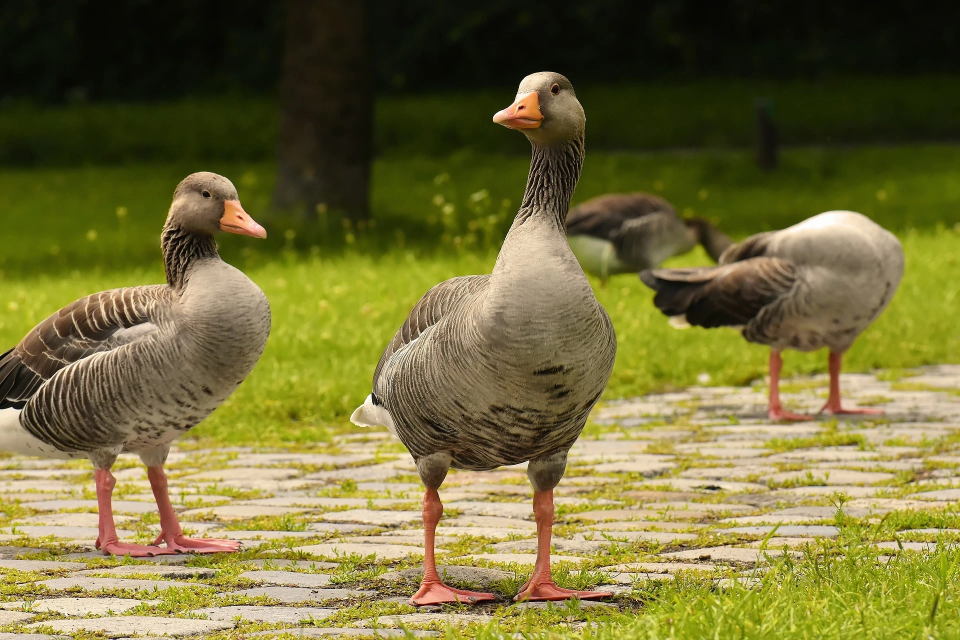
#> input picture assignment_1/src/img/duck.jpg, 1920 x 1280 px (shown at 1/2 size)
$ jupyter execute q3.ipynb
#> lines starting #> are read from the running program, lines starting #| are printed output that depends on the picture
### 1. 그레이스케일 변환

[cell 1]
import cv2
import matplotlib.pyplot as plt

pic1 = cv2.imread('./img/duck.jpg')
#> pic1 is the input picture: shape (1280, 1920, 3); mean B, G, R 56.7, 109.5, 115.7
pic2 = cv2.imread('./img/cat.jpg')
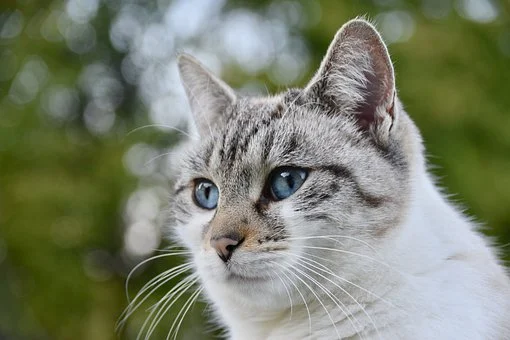
#> input picture assignment_1/src/img/cat.jpg, 510 x 340 px
#> pic2 is the input picture: shape (340, 510, 3); mean B, G, R 110, 130, 123.8

pic1_gray = cv2.cvtColor(pic1, cv2.COLOR_BGR2GRAY)
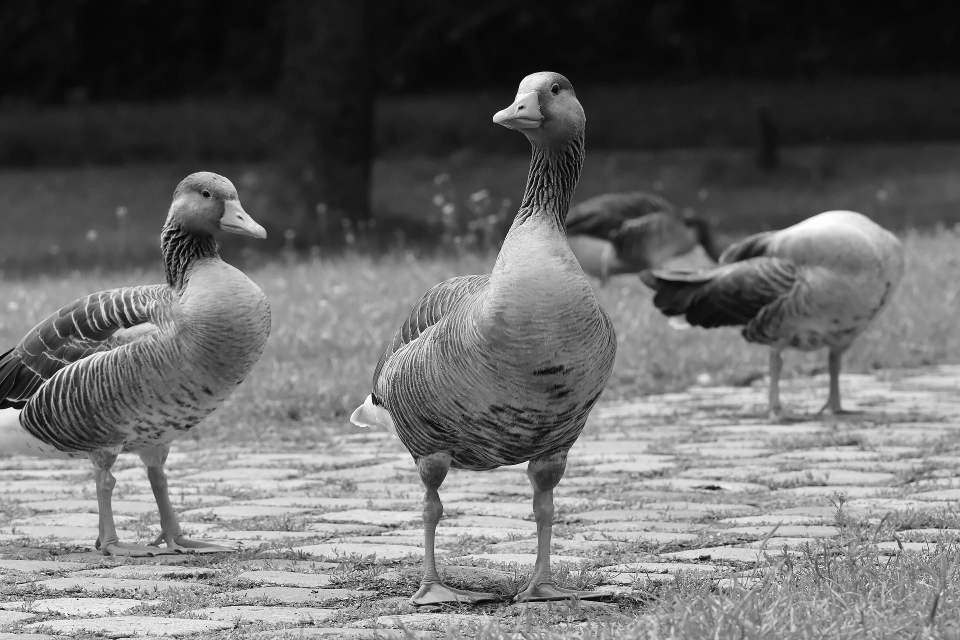
#> pic1_gray: shape (1280, 1920) (shown at 1/2 size); min 0, max 255, mean 105.3
pic1_gray = cv2.resize(pic1_gray, dsize=(510, 340), interpolation=cv2.INTER_AREA)   # 픽셀 resize
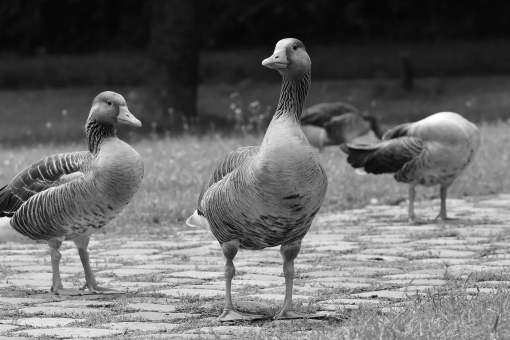
#> pic1_gray: shape (340, 510); min 5, max 254, mean 105.3
pic2_gray = cv2.cvtColor(pic2, cv2.COLOR_BGR2GRAY)
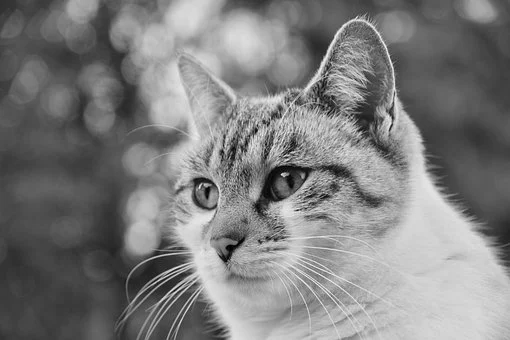
#> pic2_gray: shape (340, 510); min 0, max 249, mean 125.9

plt.figure( figsize=(10, 10) )

plt.subplot(1,2,1)
plt.title("pic1 gray-scale image")
plt.axis("off")
plt.imshow(pic1_gray, cmap='gray')

plt.subplot(1,2,2)
plt.title("pic2 gray-scale image")
plt.axis("off")
plt.imshow(pic2_gray, cmap='gray')

plt.show()

### 2. 픽셀 연산

[cell 2]
plt.figure( figsize=(10, 10) )

# Saturation
pic_saturation = cv2.add(pic1_gray, pic2_gray)  # 자동 saturation
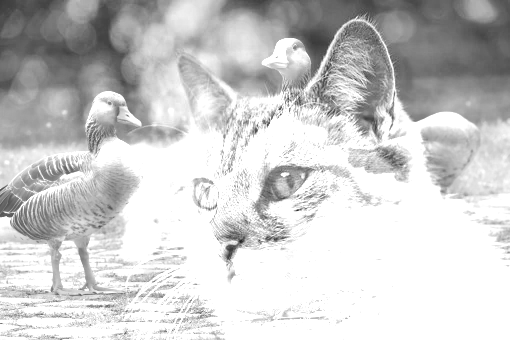
#> pic_saturation: shape (340, 510); min 30, max 255, mean 203.7
plt.subplot(1,2,1)
plt.title("2-a. Saturation")
plt.axis("off")
plt.imshow(pic_saturation, cmap='gray')

# Wrapping
pic_wrapping = pic1_gray + pic2_gray    # 자동 Wrapping
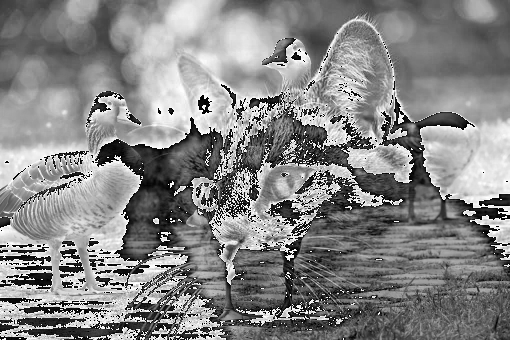
#> pic_wrapping: shape (340, 510); min 0, max 255, mean 133.5
plt.subplot(1,2,2)
plt.title("2-b. Wrapping")
plt.axis("off")
plt.imshow(pic_wrapping, cmap='gray')

plt.show()
